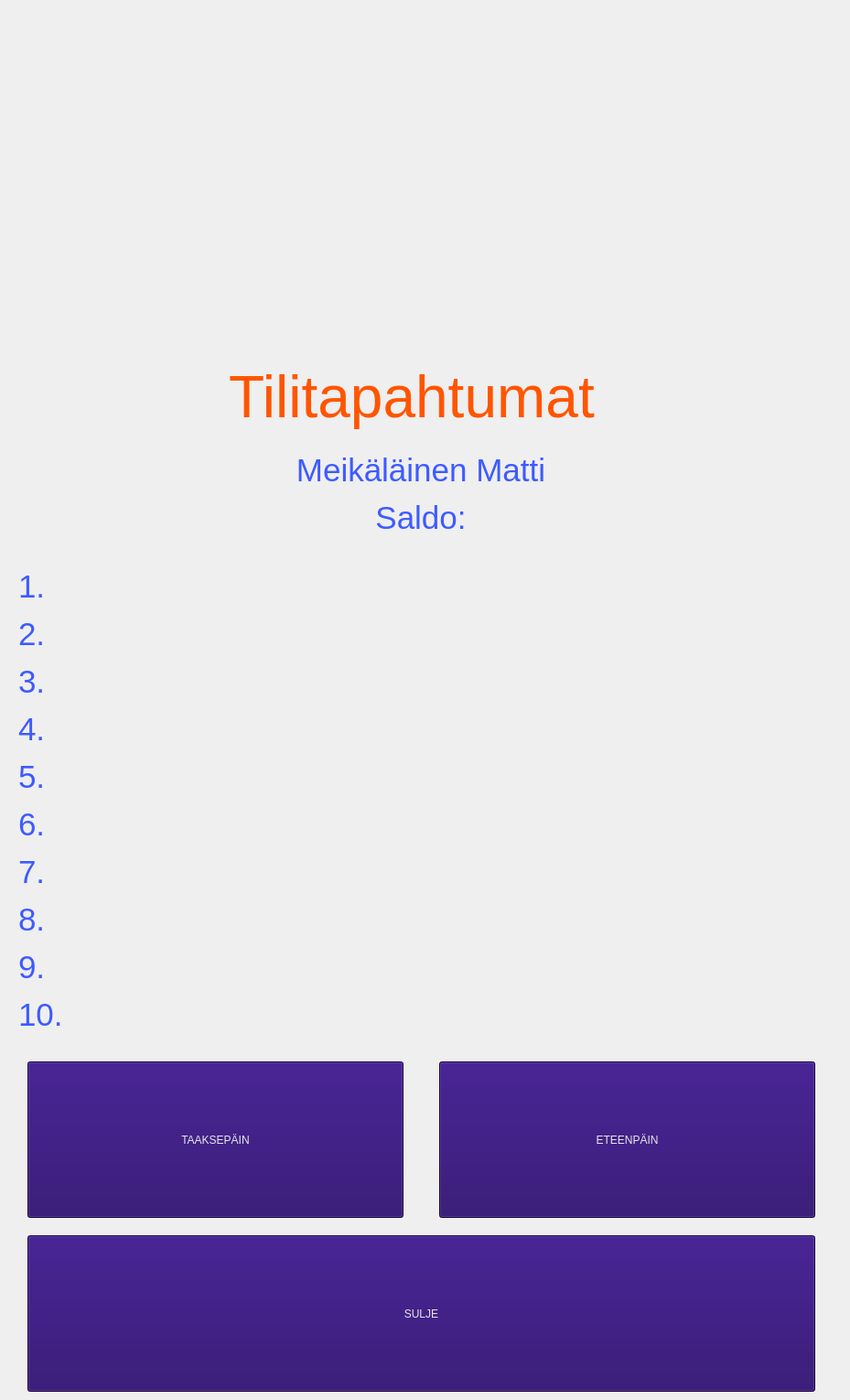
    <widget class="QWidget" name="page_7">
     <widget class="QLabel" name="label_8">
      <property name="geometry">
       <rect>
        <x>0</x>
        <y>300</y>
        <width>900</width>
        <height>271</height>
       </rect>
      </property>
      <property name="sizePolicy">
       <sizepolicy hsizetype="Preferred" vsizetype="Maximum">
        <horstretch>0</horstretch>
        <verstretch>0</verstretch>
       </sizepolicy>
      </property>
      <property name="palette">
       <palette>
        <active>
         <colorrole role="WindowText">
          <brush brushstyle="SolidPattern">
           <color alpha="255">
            <red>255</red>
            <green>85</green>
            <blue>0</blue>
           </color>
          </brush>
         </colorrole>
         <colorrole role="Button">
          <brush brushstyle="SolidPattern">
           <color alpha="255">
            <red>60</red>
            <green>60</green>
            <blue>60</blue>
           </color>
          </brush>
         </colorrole>
         <colorrole role="Base">
          <brush brushstyle="SolidPattern">
           <color alpha="255">
            <red>60</red>
            <green>60</green>
            <blue>60</blue>
           </color>
          </brush>
         </colorrole>
         <colorrole role="Window">
          <brush brushstyle="SolidPattern">
           <color alpha="255">
            <red>60</red>
            <green>60</green>
            <blue>60</blue>
           </color>
          </brush>
         </colorrole>
        </active>
        <inactive>
         <colorrole role="WindowText">
          <brush brushstyle="SolidPattern">
           <color alpha="255">
            <red>255</red>
            <green>85</green>
            <blue>0</blue>
           </color>
          </brush>
         </colorrole>
         <colorrole role="Button">
          <brush brushstyle="SolidPattern">
           <color alpha="255">
            <red>60</red>
            <green>60</green>
            <blue>60</blue>
           </color>
          </brush>
         </colorrole>
         <colorrole role="Base">
          <brush brushstyle="SolidPattern">
           <color alpha="255">
            <red>60</red>
            <green>60</green>
            <blue>60</blue>
           </color>
          </brush>
         </colorrole>
         <colorrole role="Window">
          <brush brushstyle="SolidPattern">
           <color alpha="255">
            <red>60</red>
            <green>60</green>
            <blue>60</blue>
           </color>
          </brush>
         </colorrole>
        </inactive>
        <disabled>
         <colorrole role="WindowText">
          <brush brushstyle="SolidPattern">
           <color alpha="127">
            <red>255</red>
            <green>255</green>
            <blue>255</blue>
           </color>
          </brush>
         </colorrole>
         <colorrole role="Button">
          <brush brushstyle="SolidPattern">
           <color alpha="255">
            <red>60</red>
            <green>60</green>
            <blue>60</blue>
           </color>
          </brush>
         </colorrole>
         <colorrole role="Base">
          <brush brushstyle="SolidPattern">
           <color alpha="255">
            <red>60</red>
            <green>60</green>
            <blue>60</blue>
           </color>
          </brush>
         </colorrole>
         <colorrole role="Window">
          <brush brushstyle="SolidPattern">
           <color alpha="255">
            <red>60</red>
            <green>60</green>
            <blue>60</blue>
           </color>
          </brush>
         </colorrole>
        </disabled>
       </palette>
      </property>
      <property name="font">
       <font>
        <pointsize>47</pointsize>
       </font>
      </property>
      <property name="text">
       <string>&lt;html&gt;&lt;head/&gt;&lt;body&gt;&lt;p align=&quot;center&quot;&gt;&lt;span style=&quot; font-size:48pt;&quot;&gt;Tilitapahtumat&lt;/span&gt;&lt;/p&gt;&lt;/body&gt;&lt;/html&gt;</string>
      </property>
     </widget>
     <widget class="QLabel" name="labelTiliSaldo">
      <property name="geometry">
       <rect>
        <x>10</x>
        <y>480</y>
        <width>900</width>
        <height>121</height>
       </rect>
      </property>
      <property name="sizePolicy">
       <sizepolicy hsizetype="Preferred" vsizetype="Maximum">
        <horstretch>0</horstretch>
        <verstretch>0</verstretch>
       </sizepolicy>
      </property>
      <property name="palette">
       <palette>
        <active>
         <colorrole role="WindowText">
          <brush brushstyle="SolidPattern">
           <color alpha="255">
            <red>62</red>
            <green>91</green>
            <blue>255</blue>
           </color>
          </brush>
         </colorrole>
         <colorrole role="Button">
          <brush brushstyle="SolidPattern">
           <color alpha="255">
            <red>60</red>
            <green>60</green>
            <blue>60</blue>
           </color>
          </brush>
         </colorrole>
         <colorrole role="Base">
          <brush brushstyle="SolidPattern">
           <color alpha="255">
            <red>60</red>
            <green>60</green>
            <blue>60</blue>
           </color>
          </brush>
         </colorrole>
         <colorrole role="Window">
          <brush brushstyle="SolidPattern">
           <color alpha="255">
            <red>60</red>
            <green>60</green>
            <blue>60</blue>
           </color>
          </brush>
         </colorrole>
        </active>
        <inactive>
         <colorrole role="WindowText">
          <brush brushstyle="SolidPattern">
           <color alpha="255">
            <red>62</red>
            <green>91</green>
            <blue>255</blue>
           </color>
          </brush>
         </colorrole>
         <colorrole role="Button">
          <brush brushstyle="SolidPattern">
           <color alpha="255">
            <red>60</red>
            <green>60</green>
            <blue>60</blue>
           </color>
          </brush>
         </colorrole>
         <colorrole role="Base">
          <brush brushstyle="SolidPattern">
           <color alpha="255">
            <red>60</red>
            <green>60</green>
            <blue>60</blue>
           </color>
          </brush>
         </colorrole>
         <colorrole role="Window">
          <brush brushstyle="SolidPattern">
           <color alpha="255">
            <red>60</red>
            <green>60</green>
            <blue>60</blue>
           </color>
          </brush>
         </colorrole>
        </inactive>
        <disabled>
         <colorrole role="WindowText">
          <brush brushstyle="SolidPattern">
           <color alpha="127">
            <red>255</red>
            <green>255</green>
            <blue>255</blue>
           </color>
          </brush>
         </colorrole>
         <colorrole role="Button">
          <brush brushstyle="SolidPattern">
           <color alpha="255">
            <red>60</red>
            <green>60</green>
            <blue>60</blue>
           </color>
          </brush>
         </colorrole>
         <colorrole role="Base">
          <brush brushstyle="SolidPattern">
           <color alpha="255">
            <red>60</red>
            <green>60</green>
            <blue>60</blue>
           </color>
          </brush>
         </colorrole>
         <colorrole role="Window">
          <brush brushstyle="SolidPattern">
           <color alpha="255">
            <red>60</red>
            <green>60</green>
            <blue>60</blue>
           </color>
          </brush>
         </colorrole>
        </disabled>
       </palette>
      </property>
      <property name="font">
       <font>
        <pointsize>47</pointsize>
       </font>
      </property>
      <property name="text">
       <string>&lt;html&gt;&lt;head/&gt;&lt;body&gt;&lt;p align=&quot;center&quot;&gt;&lt;span style=&quot; font-size:26pt;&quot;&gt;Meikäläinen Matti&lt;/span&gt;&lt;/p&gt;&lt;p align=&quot;center&quot;&gt;&lt;span style=&quot; font-size:26pt;&quot;&gt;Saldo:&lt;/span&gt;&lt;/p&gt;&lt;/body&gt;&lt;/html&gt;</string>
      </property>
     </widget>
     <widget class="QPushButton" name="Eteenpain">
      <property name="geometry">
       <rect>
        <x>480</x>
        <y>1160</y>
        <width>411</width>
        <height>171</height>
       </rect>
      </property>
      <property name="palette">
       <palette>
        <active>
         <colorrole role="WindowText">
          <brush brushstyle="SolidPattern">
           <color alpha="255">
            <red>231</red>
            <green>231</green>
            <blue>231</blue>
           </color>
          </brush>
         </colorrole>
         <colorrole role="Button">
          <brush brushstyle="SolidPattern">
           <color alpha="255">
            <red>33</red>
            <green>0</green>
            <blue>100</blue>
           </color>
          </brush>
         </colorrole>
         <colorrole role="Dark">
          <brush brushstyle="SolidPattern">
           <color alpha="255">
            <red>255</red>
            <green>255</green>
            <blue>255</blue>
           </color>
          </brush>
         </colorrole>
         <colorrole role="Text">
          <brush brushstyle="SolidPattern">
           <color alpha="255">
            <red>231</red>
            <green>231</green>
            <blue>231</blue>
           </color>
          </brush>
         </colorrole>
         <colorrole role="ButtonText">
          <brush brushstyle="SolidPattern">
           <color alpha="255">
            <red>231</red>
            <green>231</green>
            <blue>231</blue>
           </color>
          </brush>
         </colorrole>
         <colorrole role="Base">
          <brush brushstyle="SolidPattern">
           <color alpha="255">
            <red>33</red>
            <green>0</green>
            <blue>100</blue>
           </color>
          </brush>
         </colorrole>
         <colorrole role="Window">
          <brush brushstyle="SolidPattern">
           <color alpha="255">
            <red>33</red>
            <green>0</green>
            <blue>100</blue>
           </color>
          </brush>
         </colorrole>
        </active>
        <inactive>
         <colorrole role="WindowText">
          <brush brushstyle="SolidPattern">
           <color alpha="255">
            <red>231</red>
            <green>231</green>
            <blue>231</blue>
           </color>
          </brush>
         </colorrole>
         <colorrole role="Button">
          <brush brushstyle="SolidPattern">
           <color alpha="255">
            <red>33</red>
            <green>0</green>
            <blue>100</blue>
           </color>
          </brush>
         </colorrole>
         <colorrole role="Dark">
          <brush brushstyle="SolidPattern">
           <color alpha="255">
            <red>255</red>
            <green>255</green>
            <blue>255</blue>
           </color>
          </brush>
         </colorrole>
         <colorrole role="Text">
          <brush brushstyle="SolidPattern">
           <color alpha="255">
            <red>231</red>
            <green>231</green>
            <blue>231</blue>
           </color>
          </brush>
         </colorrole>
         <colorrole role="ButtonText">
          <brush brushstyle="SolidPattern">
           <color alpha="255">
            <red>231</red>
            <green>231</green>
            <blue>231</blue>
           </color>
          </brush>
         </colorrole>
         <colorrole role="Base">
          <brush brushstyle="SolidPattern">
           <color alpha="255">
            <red>33</red>
            <green>0</green>
            <blue>100</blue>
           </color>
          </brush>
         </colorrole>
         <colorrole role="Window">
          <brush brushstyle="SolidPattern">
           <color alpha="255">
            <red>33</red>
            <green>0</green>
            <blue>100</blue>
           </color>
          </brush>
         </colorrole>
        </inactive>
        <disabled>
         <colorrole role="WindowText">
          <brush brushstyle="SolidPattern">
           <color alpha="255">
            <red>255</red>
            <green>255</green>
            <blue>255</blue>
           </color>
          </brush>
         </colorrole>
         <colorrole role="Button">
          <brush brushstyle="SolidPattern">
           <color alpha="255">
            <red>33</red>
            <green>0</green>
            <blue>100</blue>
           </color>
          </brush>
         </colorrole>
         <colorrole role="Dark">
          <brush brushstyle="SolidPattern">
           <color alpha="255">
            <red>255</red>
            <green>255</green>
            <blue>255</blue>
           </color>
          </brush>
         </colorrole>
         <colorrole role="Text">
          <brush brushstyle="SolidPattern">
           <color alpha="255">
            <red>255</red>
            <green>255</green>
            <blue>255</blue>
           </color>
          </brush>
         </colorrole>
         <colorrole role="ButtonText">
          <brush brushstyle="SolidPattern">
           <color alpha="255">
            <red>255</red>
            <green>255</green>
            <blue>255</blue>
           </color>
          </brush>
         </colorrole>
         <colorrole role="Base">
          <brush brushstyle="SolidPattern">
           <color alpha="255">
            <red>33</red>
            <green>0</green>
            <blue>100</blue>
           </color>
          </brush>
         </colorrole>
         <colorrole role="Window">
          <brush brushstyle="SolidPattern">
           <color alpha="255">
            <red>33</red>
            <green>0</green>
            <blue>100</blue>
           </color>
          </brush>
         </colorrole>
        </disabled>
       </palette>
      </property>
      <property name="styleSheet">
       <string notr="true">background-color: rgb(33, 0, 100);
font: 36pt &quot;Ebrima&quot;; </string>
      </property>
      <property name="text">
       <string>ETEENPÄIN</string>
      </property>
     </widget>
     <widget class="QLabel" name="label1">
      <property name="geometry">
       <rect>
        <x>20</x>
        <y>600</y>
        <width>900</width>
        <height>551</height>
       </rect>
      </property>
      <property name="sizePolicy">
       <sizepolicy hsizetype="Preferred" vsizetype="Maximum">
        <horstretch>0</horstretch>
        <verstretch>0</verstretch>
       </sizepolicy>
      </property>
      <property name="palette">
       <palette>
        <active>
         <colorrole role="WindowText">
          <brush brushstyle="SolidPattern">
           <color alpha="255">
            <red>62</red>
            <green>91</green>
            <blue>255</blue>
           </color>
          </brush>
         </colorrole>
         <colorrole role="Button">
          <brush brushstyle="SolidPattern">
           <color alpha="255">
            <red>60</red>
            <green>60</green>
            <blue>60</blue>
           </color>
          </brush>
         </colorrole>
         <colorrole role="Base">
          <brush brushstyle="SolidPattern">
           <color alpha="255">
            <red>60</red>
            <green>60</green>
            <blue>60</blue>
           </color>
          </brush>
         </colorrole>
         <colorrole role="Window">
          <brush brushstyle="SolidPattern">
           <color alpha="255">
            <red>60</red>
            <green>60</green>
            <blue>60</blue>
           </color>
          </brush>
         </colorrole>
        </active>
        <inactive>
         <colorrole role="WindowText">
          <brush brushstyle="SolidPattern">
           <color alpha="255">
            <red>62</red>
            <green>91</green>
            <blue>255</blue>
           </color>
          </brush>
         </colorrole>
         <colorrole role="Button">
          <brush brushstyle="SolidPattern">
           <color alpha="255">
            <red>60</red>
            <green>60</green>
            <blue>60</blue>
           </color>
          </brush>
         </colorrole>
         <colorrole role="Base">
          <brush brushstyle="SolidPattern">
           <color alpha="255">
            <red>60</red>
            <green>60</green>
            <blue>60</blue>
           </color>
          </brush>
         </colorrole>
         <colorrole role="Window">
          <brush brushstyle="SolidPattern">
           <color alpha="255">
            <red>60</red>
            <green>60</green>
            <blue>60</blue>
           </color>
          </brush>
         </colorrole>
        </inactive>
        <disabled>
         <colorrole role="WindowText">
          <brush brushstyle="SolidPattern">
           <color alpha="127">
            <red>255</red>
            <green>255</green>
            <blue>255</blue>
           </color>
          </brush>
         </colorrole>
         <colorrole role="Button">
          <brush brushstyle="SolidPattern">
           <color alpha="255">
            <red>60</red>
            <green>60</green>
            <blue>60</blue>
           </color>
          </brush>
         </colorrole>
         <colorrole role="Base">
          <brush brushstyle="SolidPattern">
           <color alpha="255">
            <red>60</red>
            <green>60</green>
            <blue>60</blue>
           </color>
          </brush>
         </colorrole>
         <colorrole role="Window">
          <brush brushstyle="SolidPattern">
           <color alpha="255">
            <red>60</red>
            <green>60</green>
            <blue>60</blue>
           </color>
          </brush>
         </colorrole>
        </disabled>
       </palette>
      </property>
      <property name="font">
       <font>
        <pointsize>47</pointsize>
       </font>
      </property>
      <property name="text">
       <string>&lt;html&gt;&lt;head/&gt;&lt;body&gt;&lt;p&gt;&lt;span style=&quot; font-size:26pt;&quot;&gt;1.&lt;/span&gt;&lt;/p&gt;&lt;p&gt;&lt;span style=&quot; font-size:26pt;&quot;&gt;2.&lt;/span&gt;&lt;/p&gt;&lt;p&gt;&lt;span style=&quot; font-size:26pt;&quot;&gt;3.&lt;/span&gt;&lt;/p&gt;&lt;p&gt;&lt;span style=&quot; font-size:26pt;&quot;&gt;4.&lt;/span&gt;&lt;/p&gt;&lt;p&gt;&lt;span style=&quot; font-size:26pt;&quot;&gt;5.&lt;/span&gt;&lt;/p&gt;&lt;p&gt;&lt;span style=&quot; font-size:26pt;&quot;&gt;6.&lt;/span&gt;&lt;/p&gt;&lt;p&gt;&lt;span style=&quot; font-size:26pt;&quot;&gt;7.&lt;/span&gt;&lt;/p&gt;&lt;p&gt;&lt;span style=&quot; font-size:26pt;&quot;&gt;8.&lt;/span&gt;&lt;/p&gt;&lt;p&gt;&lt;span style=&quot; font-size:26pt;&quot;&gt;9.&lt;/span&gt;&lt;/p&gt;&lt;p&gt;&lt;span style=&quot; font-size:26pt;&quot;&gt;10.&lt;/span&gt;&lt;/p&gt;&lt;/body&gt;&lt;/html&gt;</string>
      </property>
     </widget>
     <widget class="QPushButton" name="Taaksepain">
      <property name="geometry">
       <rect>
        <x>30</x>
        <y>1160</y>
        <width>411</width>
        <height>171</height>
       </rect>
      </property>
      <property name="palette">
       <palette>
        <active>
         <colorrole role="WindowText">
          <brush brushstyle="SolidPattern">
           <color alpha="255">
            <red>231</red>
            <green>231</green>
            <blue>231</blue>
           </color>
          </brush>
         </colorrole>
         <colorrole role="Button">
          <brush brushstyle="SolidPattern">
           <color alpha="255">
            <red>33</red>
            <green>0</green>
            <blue>100</blue>
           </color>
          </brush>
         </colorrole>
         <colorrole role="Dark">
          <brush brushstyle="SolidPattern">
           <color alpha="255">
            <red>255</red>
            <green>255</green>
            <blue>255</blue>
           </color>
          </brush>
         </colorrole>
         <colorrole role="Text">
          <brush brushstyle="SolidPattern">
           <color alpha="255">
            <red>231</red>
            <green>231</green>
            <blue>231</blue>
           </color>
          </brush>
         </colorrole>
         <colorrole role="ButtonText">
          <brush brushstyle="SolidPattern">
           <color alpha="255">
            <red>231</red>
            <green>231</green>
            <blue>231</blue>
           </color>
          </brush>
         </colorrole>
         <colorrole role="Base">
          <brush brushstyle="SolidPattern">
           <color alpha="255">
            <red>33</red>
            <green>0</green>
            <blue>100</blue>
           </color>
          </brush>
         </colorrole>
         <colorrole role="Window">
          <brush brushstyle="SolidPattern">
           <color alpha="255">
            <red>33</red>
            <green>0</green>
            <blue>100</blue>
           </color>
          </brush>
         </colorrole>
        </active>
        <inactive>
         <colorrole role="WindowText">
          <brush brushstyle="SolidPattern">
           <color alpha="255">
            <red>231</red>
            <green>231</green>
            <blue>231</blue>
           </color>
          </brush>
         </colorrole>
         <colorrole role="Button">
          <brush brushstyle="SolidPattern">
           <color alpha="255">
            <red>33</red>
            <green>0</green>
            <blue>100</blue>
           </color>
          </brush>
         </colorrole>
         <colorrole role="Dark">
          <brush brushstyle="SolidPattern">
           <color alpha="255">
            <red>255</red>
            <green>255</green>
            <blue>255</blue>
           </color>
          </brush>
         </colorrole>
         <colorrole role="Text">
          <brush brushstyle="SolidPattern">
           <color alpha="255">
            <red>231</red>
            <green>231</green>
            <blue>231</blue>
           </color>
          </brush>
         </colorrole>
         <colorrole role="ButtonText">
          <brush brushstyle="SolidPattern">
           <color alpha="255">
            <red>231</red>
            <green>231</green>
            <blue>231</blue>
           </color>
          </brush>
         </colorrole>
         <colorrole role="Base">
          <brush brushstyle="SolidPattern">
           <color alpha="255">
            <red>33</red>
            <green>0</green>
            <blue>100</blue>
           </color>
          </brush>
         </colorrole>
         <colorrole role="Window">
          <brush brushstyle="SolidPattern">
           <color alpha="255">
            <red>33</red>
            <green>0</green>
            <blue>100</blue>
           </color>
          </brush>
         </colorrole>
        </inactive>
        <disabled>
         <colorrole role="WindowText">
          <brush brushstyle="SolidPattern">
           <color alpha="255">
            <red>255</red>
            <green>255</green>
            <blue>255</blue>
           </color>
          </brush>
         </colorrole>
         <colorrole role="Button">
          <brush brushstyle="SolidPattern">
           <color alpha="255">
            <red>33</red>
            <green>0</green>
            <blue>100</blue>
           </color>
          </brush>
         </colorrole>
         <colorrole role="Dark">
          <brush brushstyle="SolidPattern">
           <color alpha="255">
            <red>255</red>
            <green>255</green>
            <blue>255</blue>
           </color>
          </brush>
         </colorrole>
         <colorrole role="Text">
          <brush brushstyle="SolidPattern">
           <color alpha="255">
            <red>255</red>
            <green>255</green>
            <blue>255</blue>
           </color>
          </brush>
         </colorrole>
         <colorrole role="ButtonText">
          <brush brushstyle="SolidPattern">
           <color alpha="255">
            <red>255</red>
            <green>255</green>
            <blue>255</blue>
           </color>
          </brush>
         </colorrole>
         <colorrole role="Base">
          <brush brushstyle="SolidPattern">
           <color alpha="255">
            <red>33</red>
            <green>0</green>
            <blue>100</blue>
           </color>
          </brush>
         </colorrole>
         <colorrole role="Window">
          <brush brushstyle="SolidPattern">
           <color alpha="255">
            <red>33</red>
            <green>0</green>
            <blue>100</blue>
           </color>
          </brush>
         </colorrole>
        </disabled>
       </palette>
      </property>
      <property name="styleSheet">
       <string notr="true">background-color: rgb(33, 0, 100);
font: 36pt &quot;Ebrima&quot;; </string>
      </property>
      <property name="text">
       <string>TAAKSEPÄIN</string>
      </property>
     </widget>
     <widget class="QPushButton" name="Sulje">
      <property name="geometry">
       <rect>
        <x>30</x>
        <y>1350</y>
        <width>861</width>
        <height>171</height>
       </rect>
      </property>
      <property name="palette">
       <palette>
        <active>
         <colorrole role="WindowText">
          <brush brushstyle="SolidPattern">
           <color alpha="255">
            <red>231</red>
            <green>231</green>
            <blue>231</blue>
           </color>
          </brush>
         </colorrole>
         <colorrole role="Button">
          <brush brushstyle="SolidPattern">
           <color alpha="255">
            <red>33</red>
            <green>0</green>
            <blue>100</blue>
           </color>
          </brush>
         </colorrole>
         <colorrole role="Dark">
          <brush brushstyle="SolidPattern">
           <color alpha="255">
            <red>255</red>
            <green>255</green>
            <blue>255</blue>
           </color>
          </brush>
         </colorrole>
         <colorrole role="Text">
          <brush brushstyle="SolidPattern">
           <color alpha="255">
            <red>231</red>
            <green>231</green>
            <blue>231</blue>
           </color>
          </brush>
         </colorrole>
         <colorrole role="ButtonText">
          <brush brushstyle="SolidPattern">
           <color alpha="255">
            <red>231</red>
            <green>231</green>
            <blue>231</blue>
           </color>
          </brush>
         </colorrole>
         <colorrole role="Base">
          <brush brushstyle="SolidPattern">
           <color alpha="255">
            <red>33</red>
            <green>0</green>
            <blue>100</blue>
           </color>
          </brush>
         </colorrole>
         <colorrole role="Window">
          <brush brushstyle="SolidPattern">
           <color alpha="255">
            <red>33</red>
            <green>0</green>
            <blue>100</blue>
           </color>
          </brush>
         </colorrole>
        </active>
        <inactive>
         <colorrole role="WindowText">
          <brush brushstyle="SolidPattern">
           <color alpha="255">
            <red>231</red>
            <green>231</green>
            <blue>231</blue>
           </color>
          </brush>
         </colorrole>
         <colorrole role="Button">
          <brush brushstyle="SolidPattern">
           <color alpha="255">
            <red>33</red>
            <green>0</green>
            <blue>100</blue>
           </color>
          </brush>
         </colorrole>
         <colorrole role="Dark">
          <brush brushstyle="SolidPattern">
           <color alpha="255">
            <red>255</red>
            <green>255</green>
            <blue>255</blue>
           </color>
          </brush>
         </colorrole>
         <colorrole role="Text">
          <brush brushstyle="SolidPattern">
           <color alpha="255">
            <red>231</red>
            <green>231</green>
            <blue>231</blue>
           </color>
          </brush>
         </colorrole>
         <colorrole role="ButtonText">
          <brush brushstyle="SolidPattern">
           <color alpha="255">
            <red>231</red>
            <green>231</green>
            <blue>231</blue>
           </color>
          </brush>
         </colorrole>
         <colorrole role="Base">
          <brush brushstyle="SolidPattern">
           <color alpha="255">
            <red>33</red>
            <green>0</green>
            <blue>100</blue>
           </color>
          </brush>
         </colorrole>
         <colorrole role="Window">
          <brush brushstyle="SolidPattern">
           <color alpha="255">
            <red>33</red>
            <green>0</green>
            <blue>100</blue>
           </color>
          </brush>
         </colorrole>
        </inactive>
        <disabled>
         <colorrole role="WindowText">
          <brush brushstyle="SolidPattern">
           <color alpha="255">
            <red>255</red>
            <green>255</green>
            <blue>255</blue>
           </color>
          </brush>
         </colorrole>
         <colorrole role="Button">
          <brush brushstyle="SolidPattern">
           <color alpha="255">
            <red>33</red>
            <green>0</green>
            <blue>100</blue>
           </color>
          </brush>
         </colorrole>
         <colorrole role="Dark">
          <brush brushstyle="SolidPattern">
           <color alpha="255">
            <red>255</red>
            <green>255</green>
            <blue>255</blue>
           </color>
          </brush>
         </colorrole>
         <colorrole role="Text">
          <brush brushstyle="SolidPattern">
           <color alpha="255">
            <red>255</red>
            <green>255</green>
            <blue>255</blue>
           </color>
          </brush>
         </colorrole>
         <colorrole role="ButtonText">
          <brush brushstyle="SolidPattern">
           <color alpha="255">
            <red>255</red>
            <green>255</green>
            <blue>255</blue>
           </color>
          </brush>
         </colorrole>
         <colorrole role="Base">
          <brush brushstyle="SolidPattern">
           <color alpha="255">
            <red>33</red>
            <green>0</green>
            <blue>100</blue>
           </color>
          </brush>
         </colorrole>
         <colorrole role="Window">
          <brush brushstyle="SolidPattern">
           <color alpha="255">
            <red>33</red>
            <green>0</green>
            <blue>100</blue>
           </color>
          </brush>
         </colorrole>
        </disabled>
       </palette>
      </property>
      <property name="styleSheet">
       <string notr="true">background-color: rgb(33, 0, 100);
font: 36pt &quot;Ebrima&quot;; </string>
      </property>
      <property name="text">
       <string>SULJE</string>
      </property>
     </widget>
    </widget>
